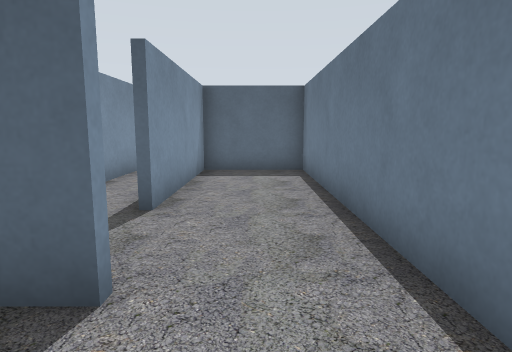
View 1 (above)

20 first-person views from a walk through a Gazebo world. The camera is 1.2 m above the floor, tilts 8° down and sees 75° across. The floor is counted in squares, 1 m on a side. Each view is taken from the middle of a square. On the plan, view 1 faces up. The plan holds only what a view shows up to about 13 squares ahead; the rest is blank.

View 2
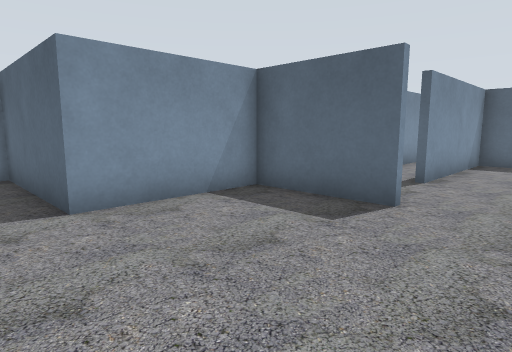

View 3
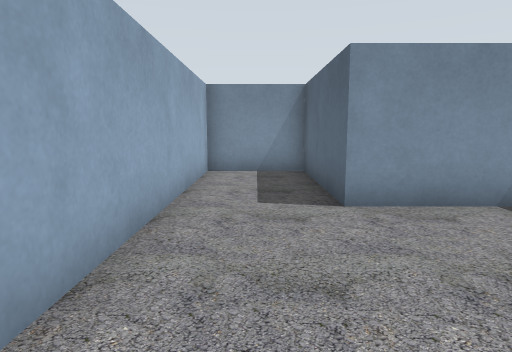

View 4
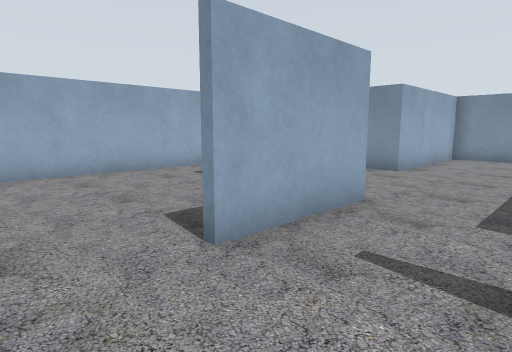

View 5
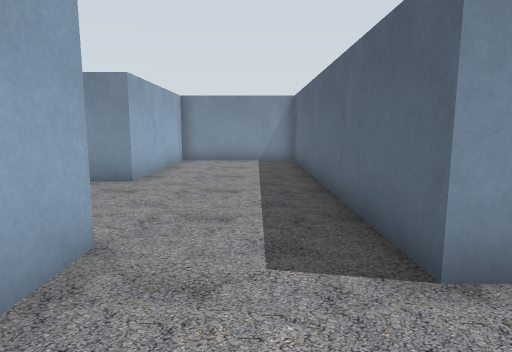

View 6
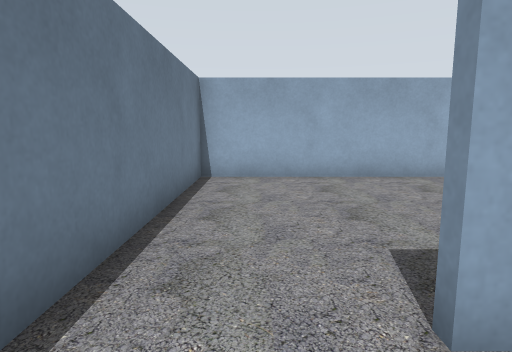

View 7
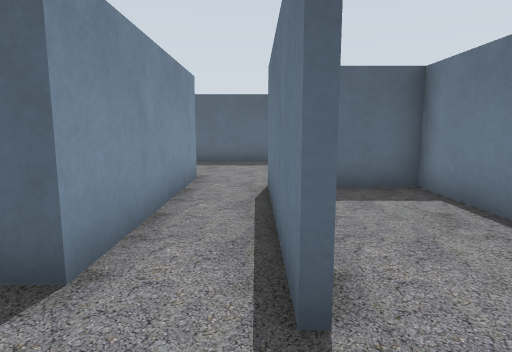

View 8
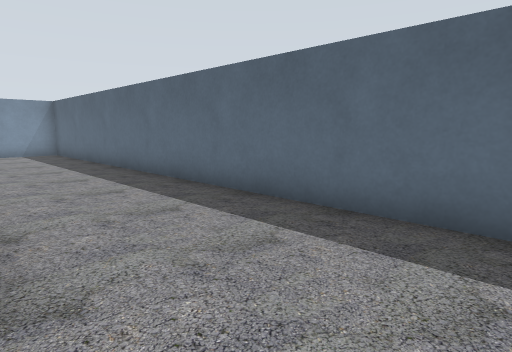

View 9
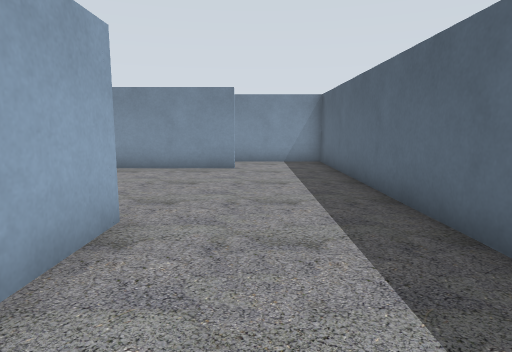

View 10
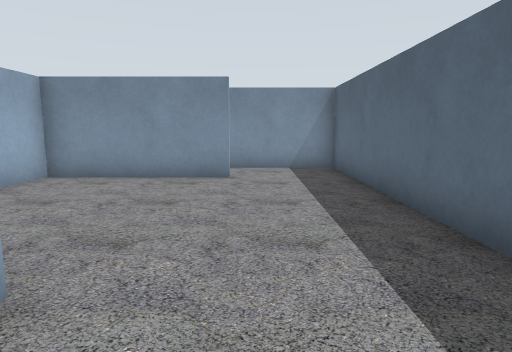

View 11
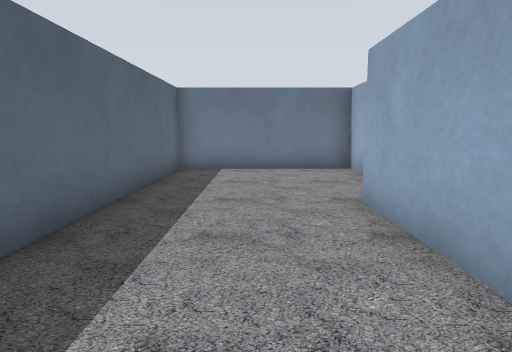

View 12
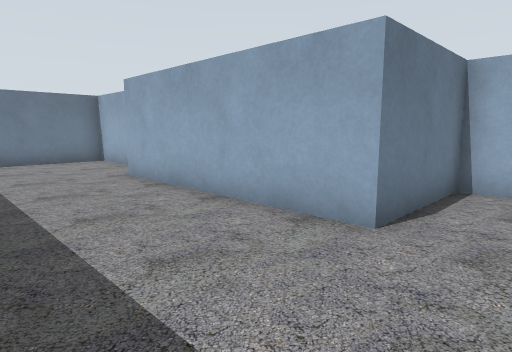

View 13
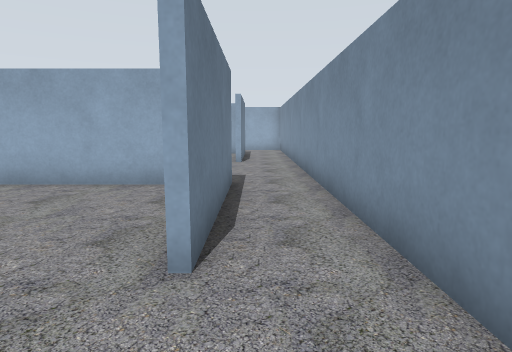

View 14
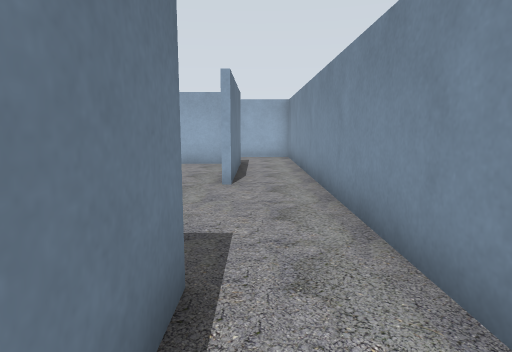

View 15
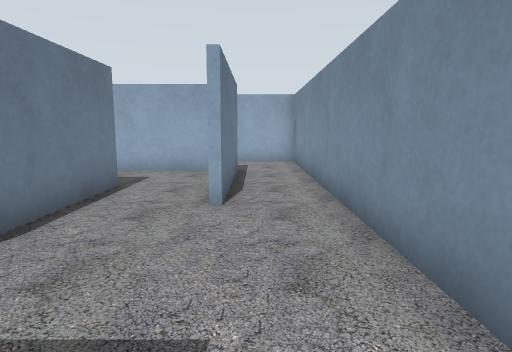

View 16
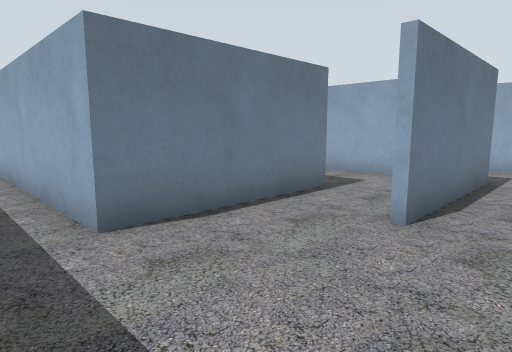

View 17
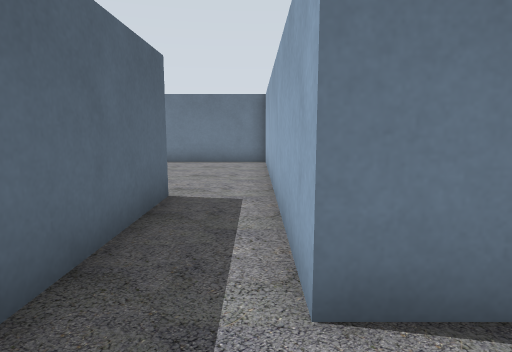

View 18
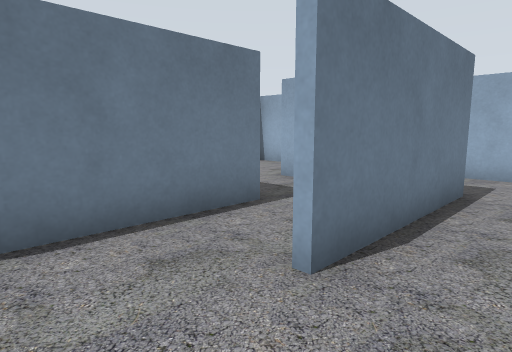

View 19
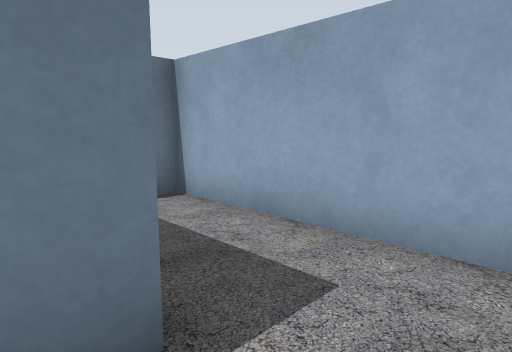

View 20
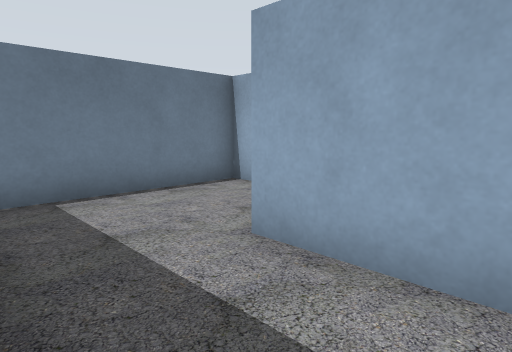

### Floor plan
Points are (right, up) in squares from view 1. A wall is a line through its corners. A room is listed if a view was taken in it or the views show most of it. See-through windows are left out.
Room 1 (views 1, 2, 3, 4, 5, 6)
walls: (-1, 2.1) (-4.1, 2.1) (-4.1, -1.6) (-8.6, -1.6) (-8.6, -4.5); (1.5, 9.9) (-1.5, 9.9) (-1.5, 4.7); (-10, -4.4) (1.4, -4.4) (1.4, 10)
ways out: opening at (-2, 3.5) to room 2
Room 2 (views 7, 8, 9, 10, 11, 12, 13)
walls: (-1, 10.1) (1.5, 10.1); (-16.3, 12.4) (-16.3, 7.8) (-10.3, 7.8) (-10.3, 11.2) (-3.5, 11.2) (-3.5, 5.5) (-4.5, 5.5); (1.4, 10) (1.4, 15.4) (-18.4, 15.4) (-18.4, 13.4); (-1.7, 4.7) (-1.7, 10.1); (-4.4, 2.3) (-1, 2.3)
ways out: opening at (-2, 3.5) to room 1; opening at (-17.5, 12.5) to room 3; opening at (-4, 3.5) to room 4
Room 3 (views 14, 15, 16, 17, 18, 19, 20)
walls: (-16.5, 7.5) (-16.5, 12.4); (-14.1, 0.9) (-14.1, 5.6) (-8.4, 5.6); (-16.5, -1.9) (-16.5, 2.9); (-10, 7.6) (-14.1, 7.6); (-18.4, 13.4) (-18.4, -4.4) (-12.5, -4.4) (-12.5, -3.9)
ways out: opening at (-17.5, 12.5) to room 2; opening at (-15, 1.5) to room 5; opening at (-9.5, 6.5) to room 6
Room 4 (no view inside)
walls: (-4.5, 5.5) (-13.9, 5.5) (-13.9, 1.2) (-8.6, 1.2) (-8.6, 0.1)
ways out: opening at (-4, 3.5) to room 2
Room 5 (no view inside)
walls: (-15.9, -1.6) (-12.3, -1.6); (-8.8, -4.5) (-8.8, 0.2)
ways out: opening at (-15, 1.5) to room 3
Room 6 (no view inside)
walls: (-8.4, 5.6) (-4.2, 5.6); (-3.7, 5.6) (-3.7, 9.4)
ways out: opening at (-9.5, 6.5) to room 3

Positions as (right, up) in squares from view 1, and headings:
1: (0, 0), facing up
2: (1, -3), facing up-left
3: (1, -3), facing left
4: (1, 5), facing down-left
5: (-1, 4), facing left
6: (0, 4), facing down
7: (-2, 3), facing up
8: (-1, 11), facing up-left
9: (-6, 13), facing left
10: (-8, 13), facing left
11: (-9, 13), facing right
12: (-12, 15), facing down-right
13: (-17, 15), facing down
14: (-17, 10), facing down
15: (-17, 8), facing down
16: (-18, 7), facing down-right
17: (-16, 6), facing right
18: (-18, 5), facing down-right
19: (-18, -1), facing down-right
20: (-15, 1), facing down-right
